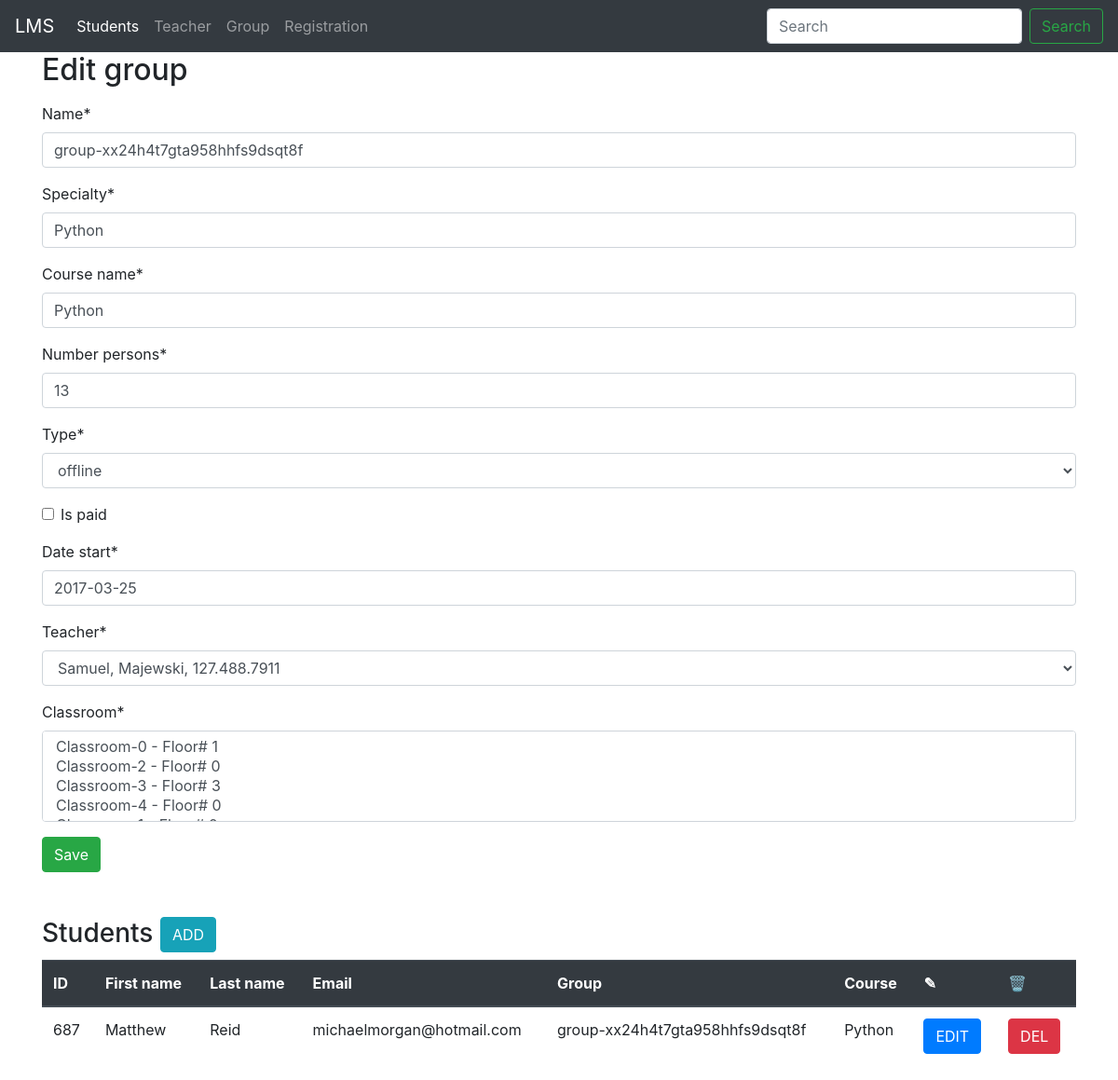
/group/edit/208, run on the app's committed database.
### group/models.py (models this page shows, shortened)
class Group(models.Model):
    ONLINE = 'online'
    OFFLINE = 'offline'
    TYPE_CHOICES = [
        (ONLINE, 'online'),
        (OFFLINE, 'offline')
    ]
    name = models.CharField(max_length=40, null=False, blank=False, unique=True)
    specialty = models.CharField(max_length=40, null=False, blank=False)
    course_name = models.CharField(max_length=80, null=False, blank=False)
    number_persons = models.PositiveSmallIntegerField()
    type = models.CharField(max_length=8, null=False, blank=False, choices=TYPE_CHOICES)
    is_paid = models.BooleanField(null=False, blank=False)
    date_start = models.DateField(default=datetime.date.today)
    teacher = models.ForeignKey(to=Teacher, null=True, on_delete=models.SET_NULL)
    classroom = models.ManyToManyField(to=Classroom, related_name='group')

### student/models.py (models this page shows, shortened)
class Student(models.Model):
    first_name = models.CharField(max_length=40, null=False)
    last_name = models.CharField(max_length=20, null=False)
    email = models.EmailField(max_length=50, null=False, db_index=True)
    birthdate = models.DateField(default=datetime.date.today)
    phone_number = models.CharField(max_length=30, null=True)
    group = models.ForeignKey(to=Group, null=True, on_delete=models.SET_NULL, related_name='students')

### group/views.py (the view, shortened to what this page needs)
# urls.py: path('edit/<int:pk>', views.GroupUpdateView.as_view(), name='edit'),
class GroupUpdateView(UpdateView):
    model = Group
    template_name = 'group/group_edit.html'
    form_class = GroupEditForm
    def get_context_data(self, **kwargs):
        context = super().get_context_data(**kwargs)
        context['title'] = 'Edit group'
        if self.object:
            context['group'] = self.object
        return context

### group/forms.py
class GroupEditForm(GroupBaseForm):
    pass

### group/models.py (called while the page is built)
    def __str__(self):
        return f'{self.name} - Floor# {self.floor}'

### teacher/models.py (called while the page is built)
    def __str__(self):
        return f'{self.first_name}, {self.last_name}, {self.phone_number}'

### group/templates/group/group_edit.html (shortened to what this page needs)
{% extends 'group/base.html' %}
{% load static %}
{% load crispy_forms_tags %}
{% block content %}
    <form method="post">
        {{ form|crispy }}
        <button type="submit" class="btn btn-success">Save</button>
    </form>
    <br>
     <br>
    {% include 'student/includes/students_table.html' with students_list=group.students.all %}
{% endblock %}

### student/templates/student/includes/students_table.html
<h3>Students <a href="{% url 'student:add' %}" class="btn btn-info">ADD</a></h3>
{% if students_list %}
    <table class="table table-hover">
        <thead class="thead-dark">
            <tr>
              <th>ID</th>
              <th>First name</th>
              <th>Last name</th>
              <th>Email</th>
              <th>Group</th>
              <th>Course</th>
              <th>&#9998;</th>
              <th>🗑</th>
            </tr>
        </thead>
        {% for student in students_list %}
            <tr>
              <td> {{ student.id }}</td>
              <td> {{ student.first_name }}</td>
              <td> {{ student.last_name }}</td>
              <td> {{ student.email }}</td>
              <td> {{ student.group.name }}</td>
              <td> {{ student.group.course_name }}</td>
              <td> <a href="{% url 'student:edit' student.id %}" class="btn btn-primary">EDIT</a></td>
              <td> <a href="{% url 'student:delete' student.id %}" class="btn btn-danger">DEL</a></td>
            </tr>
        {% endfor %}
    </table>
{% else %}
    <p>Sorry, list is empty</p>
{% endif %}

### data on the page
Group: name "group-xx24h4t7gta958hhfs9dsqt8f", specialty "Python", course_name "Python", number_persons "13", type "offline", date_start "2017-03-25", teacher "Samuel, Majewski, 127.488.7911"
Student: id "687", first_name "Matthew", last_name "Reid", email "michaelmorgan@hotmail.com", group.name "group-xx24h4t7gta958hhfs9dsqt8f", group.course_name "Python"

### other printed values
{{ title }} "Edit group"
